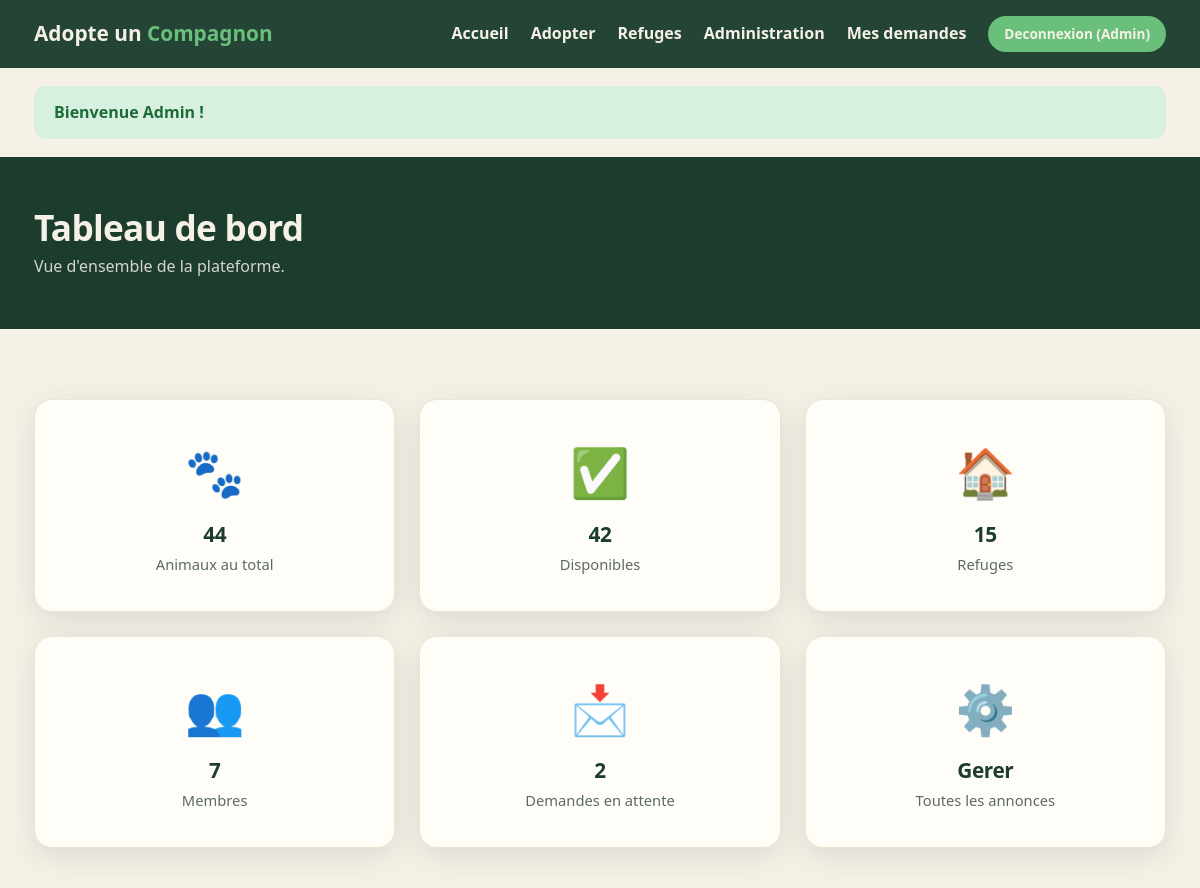
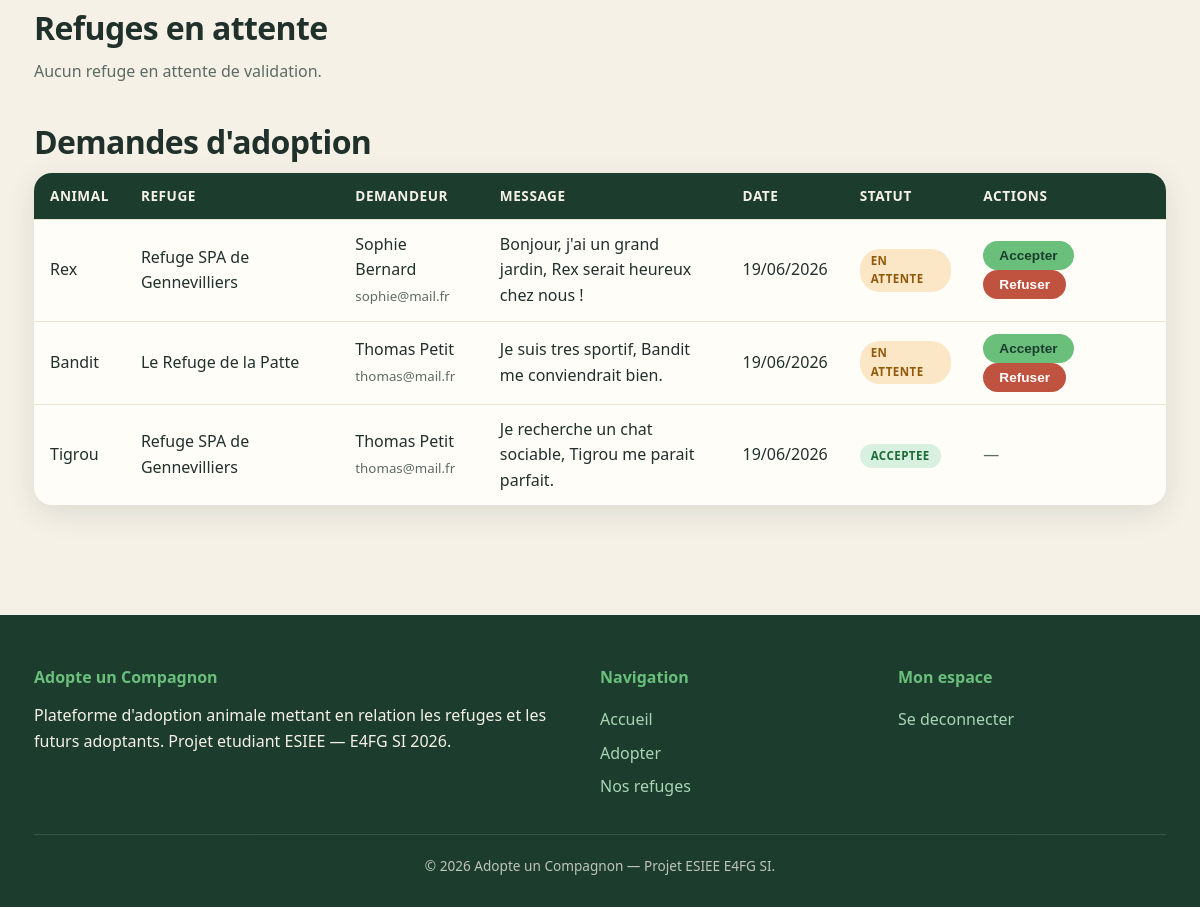
Page /admin.php (signed in) on the earlier database version (2 pictures, top to bottom).
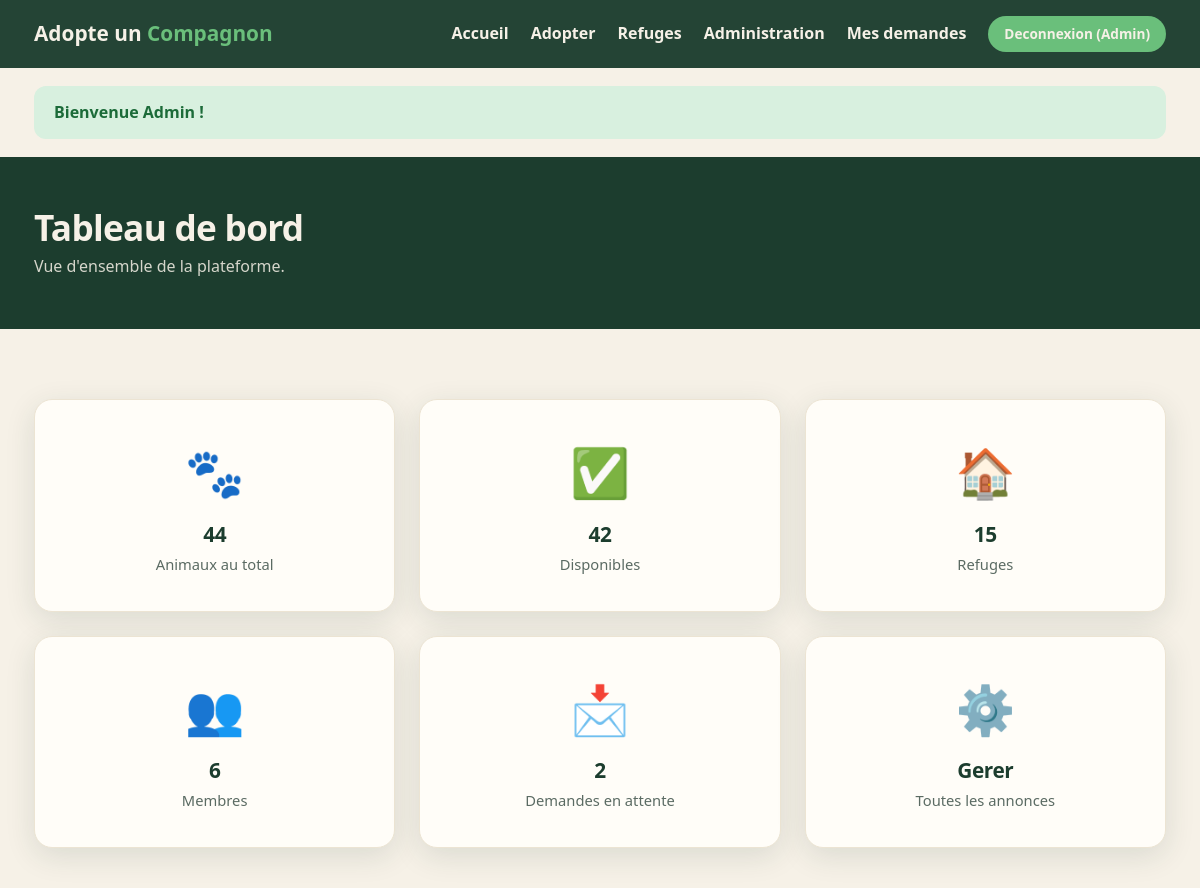
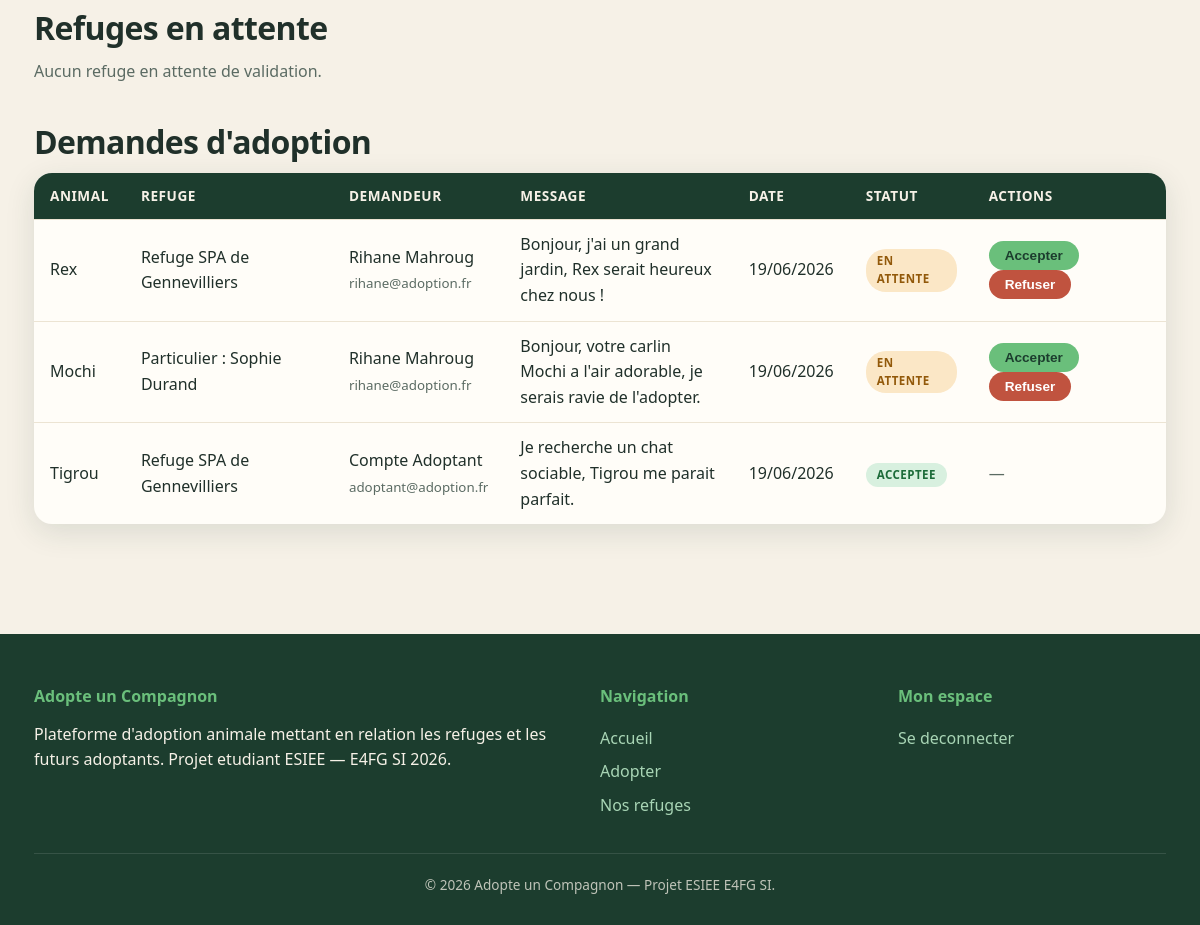
Same page on the later database version (2 pictures, top to bottom).
### tables this page shows
CREATE TABLE demande_adoption (
    id_demande     INT AUTO_INCREMENT PRIMARY KEY,
    id_animal      INT NOT NULL,
    id_utilisateur INT NOT NULL,
    message        TEXT DEFAULT NULL,
    statut         ENUM('en_attente','acceptee','refusee') NOT NULL DEFAULT 'en_attente',
    date_demande   DATETIME NOT NULL DEFAULT CURRENT_TIMESTAMP,
    CONSTRAINT fk_dem_animal FOREIGN KEY (id_animal)
        REFERENCES animal(id_animal) ON DELETE CASCADE,
    CONSTRAINT fk_dem_user FOREIGN KEY (id_utilisateur)
        REFERENCES utilisateur(id_utilisateur) ON DELETE CASCADE
);

CREATE TABLE animal (
    id_animal           INT AUTO_INCREMENT PRIMARY KEY,
    nom                 VARCHAR(80)  NOT NULL,
    id_espece           INT          NOT NULL,
    type_detenteur      ENUM('refuge','particulier') NOT NULL DEFAULT 'refuge',
    id_refuge           INT          DEFAULT NULL,
    id_proprietaire     INT          DEFAULT NULL,   
    detenteur_nom       VARCHAR(120) DEFAULT NULL,
    detenteur_ville     VARCHAR(80)  DEFAULT NULL,
    detenteur_region    VARCHAR(80)  DEFAULT NULL,
    race                VARCHAR(80)  DEFAULT NULL,
    age_annees          INT          DEFAULT NULL,
    sexe                ENUM('M','F') DEFAULT NULL,
    sterilise           TINYINT(1)   NOT NULL DEFAULT 0,   
    ancien_proprietaire VARCHAR(150) DEFAULT NULL,
    description         TEXT         DEFAULT NULL,
    photo               VARCHAR(255) DEFAULT NULL,
    statut              ENUM('disponible','reserve','adopte') NOT NULL DEFAULT 'disponible',
    date_publication    DATETIME     NOT NULL DEFAULT CURRENT_TIMESTAMP,
    CONSTRAINT fk_animal_espece FOREIGN KEY (id_espece)
        REFERENCES espece(id_espece) ON DELETE RESTRICT,
    CONSTRAINT fk_animal_refuge FOREIGN KEY (id_refuge)
        REFERENCES refuge(id_refuge) ON DELETE CASCADE,
    CONSTRAINT fk_animal_proprietaire FOREIGN KEY (id_proprietaire)
        REFERENCES utilisateur(id_utilisateur) ON DELETE CASCADE
);

CREATE TABLE utilisateur (
    id_utilisateur   INT AUTO_INCREMENT PRIMARY KEY,
    nom              VARCHAR(60)  NOT NULL,
    prenom           VARCHAR(60)  NOT NULL,
    email            VARCHAR(150) NOT NULL UNIQUE,
    mot_de_passe     VARCHAR(255) NOT NULL,
    role             ENUM('admin','refuge','visiteur','particulier') NOT NULL DEFAULT 'visiteur',
    date_inscription DATETIME     NOT NULL DEFAULT CURRENT_TIMESTAMP
);

### htdocs/includes/auth.php (called while the page is built, shortened)
<?php
require_once __DIR__ . '/functions.php';
function est_connecte(): bool
{
    return isset($_SESSION['user']);
}
function user(): ?array
{
    return $_SESSION['user'] ?? null;
}
function a_role(string ...$roles): bool
{
    return est_connecte() && in_array($_SESSION['user']['role'], $roles, true);
}

### htdocs/includes/functions.php (called while the page is built, shortened)
<?php
function e($value): string
{
    return htmlspecialchars((string) $value, ENT_QUOTES, 'UTF-8');
}
function get_flashes(): array
{
    $f = $_SESSION['flash'] ?? [];
    return $f;
}

### htdocs/admin.php (the view, shortened to what this page needs)
<?php
require_once __DIR__ . '/connexion.php';
require_once __DIR__ . '/includes/auth.php';
$refugesAttente = $pdo->query("
    SELECT r.id_refuge, r.nom, r.ville, u.prenom, u.nom AS user_nom, u.email
    FROM refuge r
    LEFT JOIN utilisateur u ON u.id_utilisateur = r.id_utilisateur
    WHERE r.valide = 0
    ORDER BY r.id_refuge DESC
")->fetchAll();
$stats = [
    'animaux'     => $pdo->query("SELECT COUNT(*) FROM animal")->fetchColumn(),
    'disponibles' => $pdo->query("SELECT COUNT(*) FROM animal WHERE statut='disponible'")->fetchColumn(),
    'refuges'     => $pdo->query("SELECT COUNT(*) FROM refuge")->fetchColumn(),
    'membres'     => $pdo->query("SELECT COUNT(*) FROM utilisateur")->fetchColumn(),
    'demandes'    => $pdo->query("SELECT COUNT(*) FROM demande_adoption WHERE statut='en_attente'")->fetchColumn(),
];
$demandes = $pdo->query("
    SELECT d.id_demande, d.message, d.statut, d.date_demande,
           a.nom AS animal,
           COALESCE(r.nom, CONCAT('Particulier : ', a.detenteur_nom)) AS refuge,
           u.prenom, u.nom, u.email
    FROM demande_adoption d
    JOIN animal a       ON a.id_animal = d.id_animal
    LEFT JOIN refuge r  ON r.id_refuge = a.id_refuge
    JOIN utilisateur u  ON u.id_utilisateur = d.id_utilisateur
    ORDER BY d.statut = 'en_attente' DESC, d.date_demande DESC
")->fetchAll();
$libelle = ['en_attente' => 'En attente', 'acceptee' => 'Acceptee', 'refusee' => 'Refusee'];
require __DIR__ . '/includes/header.php';
?>
<div class="page-head"><div class="container"><h1>Tableau de bord</h1>
    <p>Vue d'ensemble de la plateforme.</p></div></div>
<section>
    <div class="container">
        <div class="especes-grid" style="margin-bottom:50px;">
            <div class="espece-card"><span class="emoji">🐾</span><h3><?= (int)$stats['animaux'] ?></h3><p>Animaux au total</p></div>
            <div class="espece-card"><span class="emoji">✅</span><h3><?= (int)$stats['disponibles'] ?></h3><p>Disponibles</p></div>
            <div class="espece-card"><span class="emoji">🏠</span><h3><?= (int)$stats['refuges'] ?></h3><p>Refuges</p></div>
            <div class="espece-card"><span class="emoji">👥</span><h3><?= (int)$stats['membres'] ?></h3><p>Membres</p></div>
            <div class="espece-card"><span class="emoji">📩</span><h3><?= (int)$stats['demandes'] ?></h3><p>Demandes en attente</p></div>
            <a class="espece-card" href="mes-annonces.php"><span class="emoji">⚙️</span><h3>Gerer</h3><p>Toutes les annonces</p></a>
        </div>
        <h2 class="section-title" style="text-align:left;">
            Refuges en attente
        </h2>
        <?php if (!$refugesAttente): ?>
            <p style="color:var(--texte-clair);margin-bottom:40px;">Aucun refuge en attente de validation.</p>
        <?php endif; ?>
        <h2 class="section-title" style="text-align:left;">Demandes d'adoption</h2>
        <?php if (!$demandes): ?>
            <p style="color:var(--texte-clair);">Aucune demande pour le moment.</p>
        <?php else: ?>
            <table>
                <thead><tr><th>Animal</th><th>Refuge</th><th>Demandeur</th><th>Message</th><th>Date</th><th>Statut</th><th>Actions</th></tr></thead>
                <tbody>
                <?php foreach ($demandes as $d): ?>
                    <tr>
                        <td><?= e($d['animal']) ?></td>
                        <td><?= e($d['refuge']) ?></td>
                        <td><?= e($d['prenom'] . ' ' . $d['nom']) ?><br><small style="color:var(--texte-clair)"><?= e($d['email']) ?></small></td>
                        <td style="max-width:280px;"><?= nl2br(e($d['message'] ?: '—')) ?></td>
                        <td><?= e(date('d/m/Y', strtotime($d['date_demande']))) ?></td>
                        <td>
                            <?php $cls = $d['statut']==='acceptee'?'disponible':($d['statut']==='refusee'?'adopte':'reserve'); ?>
                            <span class="badge badge-<?= $cls ?>"><?= e($libelle[$d['statut']]) ?></span>
                        </td>
                        <td>
                            <?php if ($d['statut'] === 'en_attente'): ?>
                                <form method="post" style="display:inline;">
                                    <button class="btn btn-sm" name="action" value="acceptee">Accepter</button>
                                    <button class="btn btn-sm btn-danger" name="action" value="refusee">Refuser</button>
                                </form>
                            <?php else: ?>
                                <span style="color:var(--texte-clair)">—</span>
                            <?php endif; ?>
                        </td>
                    </tr>
                <?php endforeach; ?>
                </tbody>
            </table>
        <?php endif; ?>
    </div>
</section>
<?php require __DIR__ . '/includes/footer.php'; ?>

### htdocs/includes/header.php (shortened to what this page needs)
<?php
require_once __DIR__ . '/auth.php';
?>
<!DOCTYPE html>
<html lang="fr">
<head>
    <link rel="stylesheet" href="https://unpkg.com/leaflet@1.9.4/dist/leaflet.css">
    <link rel="stylesheet" href="css/style.css?v=7">
</head>
<body>
<header class="site-header">
    <div class="container">
        <a href="index.php" class="logo">Adopte un <span>Compagnon</span></a>
        <nav>
            <a href="index.php">Accueil</a>
            <a href="recherche.php">Adopter</a>
            <a href="index.php#refuges">Refuges</a>
            <?php if (est_connecte()): ?>
                <?php if (a_role('admin')): ?>
                    <a href="admin.php">Administration</a>
                <?php elseif (a_role('refuge', 'particulier')): ?>
                    <a href="mes-annonces.php">Mes annonces</a>
                <?php endif; ?>
                <a href="mes-demandes.php">Mes demandes</a>
                <a href="logout.php" class="btn btn-sm">Deconnexion (<?= e(user()['prenom']) ?>)</a>
            <?php else: ?>
                <a href="login.php">Connexion</a>
                <a href="register.php" class="btn btn-sm">Inscription</a>
            <?php endif; ?>
        </nav>
    </div>
</header>
<main>
<?php foreach (get_flashes() as $f): ?>
    <div class="container" style="padding-top:18px;">
        <div class="flash flash-<?= e($f['type']) ?>"><?= e($f['message']) ?></div>
    </div>
<?php endforeach; ?>

### htdocs/includes/footer.php
    </main>
    <footer class="site-footer" id="contact">
        <div class="container">
            <div class="footer-grid">
                <div>
                    <h4>Adopte un Compagnon</h4>
                    <p>Plateforme d'adoption animale mettant en relation les refuges
                       et les futurs adoptants. Projet etudiant ESIEE — E4FG SI 2026.</p>
                </div>
                <div>
                    <h4>Navigation</h4>
                    <ul>
                        <li><a href="index.php">Accueil</a></li>
                        <li><a href="recherche.php">Adopter</a></li>
                        <li><a href="index.php#refuges">Nos refuges</a></li>
                    </ul>
                </div>
                <div>
                    <h4>Mon espace</h4>
                    <ul>
                        <?php if (est_connecte()): ?>
                            <li><a href="logout.php">Se deconnecter</a></li>
                        <?php else: ?>
                            <li><a href="login.php">Connexion</a></li>
                            <li><a href="register.php">Creer un compte</a></li>
                        <?php endif; ?>
                    </ul>
                </div>
            </div>
            <div class="footer-bottom">
                &copy; <?= date('Y') ?> Adopte un Compagnon — Projet ESIEE E4FG SI.
            </div>
        </div>
    </footer>
</body>
</html>

### htdocs/css/style.css (style rules this page uses)
:root { --vert-fonce: #1c3d2e; --vert-moyen: #2f6b4f; --vert-vif: #6abf7b; --vert-clair: #a8d5b5; --creme: #f6f1e7; --creme-fonce: #ece4d3; --beige-carte: #fffdf8; --texte: #20302a; --texte-clair: #5b6b63; --blanc: #ffffff; --rouge: #c0533f; --ombre: 0 8px 30px rgba(28, 61, 46, .12); --radius: 18px; --max: 1180px; }
* { box-sizing: border-box; margin: 0; padding: 0; }
body { font-family: "Segoe UI", system-ui, -apple-system, sans-serif; color: var(--texte); background: var(--creme); line-height: 1.6; }
a { color: var(--vert-moyen); text-decoration: none; }
.container { max-width: var(--max); margin: 0 auto; padding: 0 24px; }
h1, h2, h3 { line-height: 1.15; font-weight: 800; letter-spacing: -.02em; }
.btn { display: inline-block; background: var(--vert-vif); color: var(--vert-fonce); font-weight: 700; padding: 12px 26px; border-radius: 40px; border: none; cursor: pointer; font-size: 1rem; transition: transform .15s ease, background .2s ease; }
.btn-danger { background: var(--rouge); color: #fff; }
.btn-sm { padding: 7px 16px; font-size: .85rem; }
.site-header { position: sticky; top: 0; z-index: 50; background: rgba(28, 61, 46, .96); backdrop-filter: blur(6px); color: var(--creme); }
.site-header .container { display: flex; align-items: center; justify-content: space-between; padding-top: 16px; padding-bottom: 16px; }
.logo { font-size: 1.3rem; font-weight: 800; color: var(--creme); }
.logo span { color: var(--vert-vif); }
.site-header nav { display: flex; align-items: center; gap: 22px; }
.site-header nav a { color: var(--creme); font-weight: 600; }
section { padding: 70px 0; }
.section-title { text-align: center; margin-bottom: 12px; font-size: 2rem; }
.especes-grid { display: grid; grid-template-columns: repeat(3, 1fr); gap: 24px; }
.espece-card { background: var(--beige-carte); border-radius: var(--radius); padding: 34px 24px; text-align: center; box-shadow: var(--ombre); transition: transform .18s ease; border: 1px solid var(--creme-fonce); }
.espece-card .emoji { font-size: 3rem; display: block; margin-bottom: 12px; }
.espece-card h3 { font-size: 1.3rem; margin-bottom: 6px; color: var(--vert-fonce); }
.espece-card p { color: var(--texte-clair); font-size: .92rem; }
.badge { display: inline-block; font-size: .72rem; font-weight: 700; padding: 3px 11px; border-radius: 20px; text-transform: uppercase; letter-spacing: .04em; }
.badge-disponible { background: #d8f0df; color: #1c6b39; }
.badge-reserve { background: #fbe7c6; color: #92590a; }
table { width: 100%; border-collapse: collapse; background: var(--beige-carte); border-radius: var(--radius); overflow: hidden; box-shadow: var(--ombre); }
th, td { padding: 12px 16px; text-align: left; border-bottom: 1px solid var(--creme-fonce); }
th { background: var(--vert-fonce); color: var(--creme); font-size: .85rem; text-transform: uppercase; letter-spacing: .04em; }
tr:last-child td { border-bottom: none; }
td .btn-sm { margin-right: 6px; }
.flash { padding: 14px 20px; border-radius: 12px; margin-bottom: 18px; font-weight: 600; }
.flash-success { background: #d8f0df; color: #1c6b39; }
.page-head { background: var(--vert-fonce); color: var(--creme); padding: 50px 0; }
.page-head h1 { font-size: 2.2rem; }
.page-head p { opacity: .85; margin-top: 6px; }
.site-footer { background: var(--vert-fonce); color: var(--creme); padding: 50px 0 30px; margin-top: 40px; }
.site-footer a { color: var(--vert-clair); }
.footer-grid { display: grid; grid-template-columns: 2fr 1fr 1fr; gap: 30px; margin-bottom: 30px; }
.site-footer h4 { color: var(--vert-vif); margin-bottom: 12px; }
.site-footer ul { list-style: none; }
.site-footer li { padding: 4px 0; }
.footer-bottom { border-top: 1px solid rgba(255,255,255,.15); padding-top: 20px; text-align: center; font-size: .85rem; opacity: .75; }

Differences in the rows shown:
changed demande_adoption "Bonjour, j'ai un grand jardin, Rex serait heureux chez nous !": id_utilisateur.nom "Sophie Bernard" → "Rihane Mahroug"; id_utilisateur.email "sophie@mail.fr" → "rihane@adoption.fr"
changed demande_adoption: id_animal.nom "Bandit" → "Mochi"; refuge "Le Refuge de la Patte" → "Particulier : Sophie Durand"; id_utilisateur.nom "Thomas Petit" → "Rihane Mahroug"; id_utilisateur.email "thomas@mail.fr" → "rihane@adoption.fr"; message "Je suis tres sportif, Bandit me conviendrait bien." → "Bonjour, votre carlin Mochi a l'air adorable, je serais ravie de l'adopter."
changed demande_adoption "Je recherche un chat sociable, Tigrou me parait parfait.": id_utilisateur.nom "Thomas Petit" → "Compte Adoptant"; id_utilisateur.email "thomas@mail.fr" → "adoptant@adoption.fr"
Other differences:
$stats['membres']: "7" → "6"
